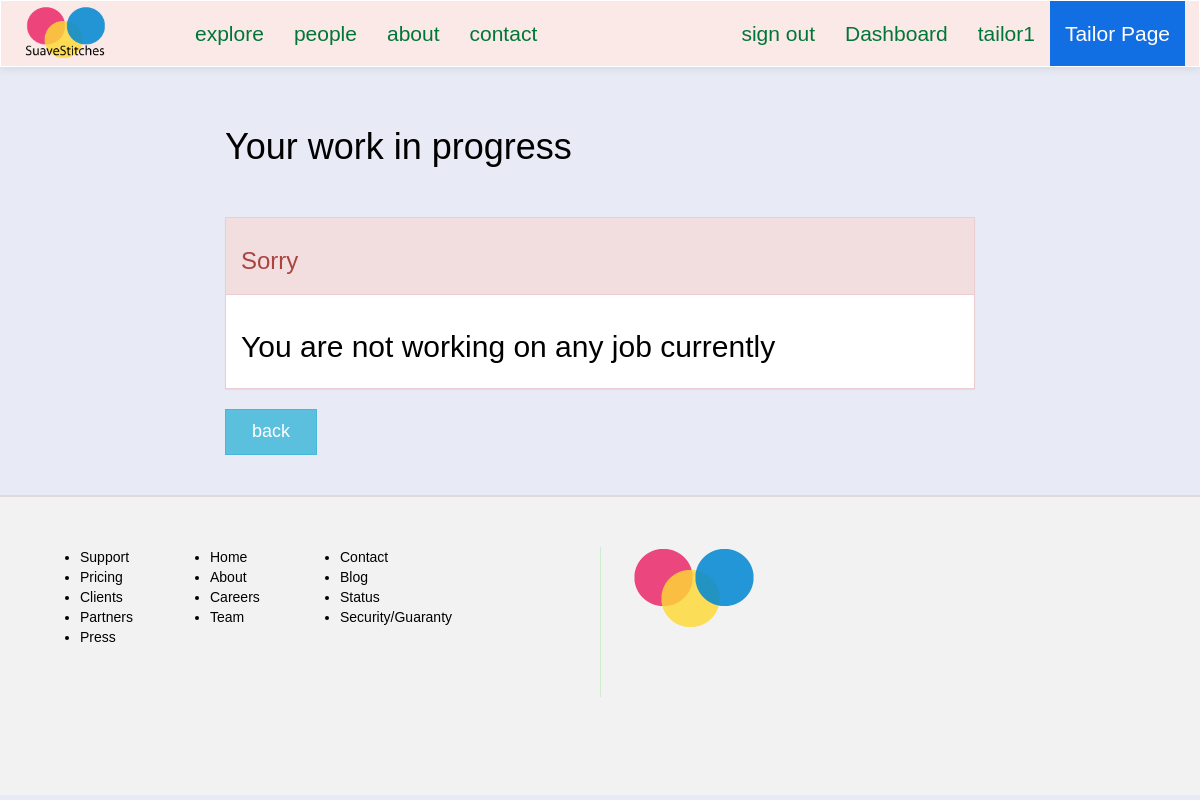
Before: /suave/tailor/view/workinprogress/ (signed in) with the older database file.
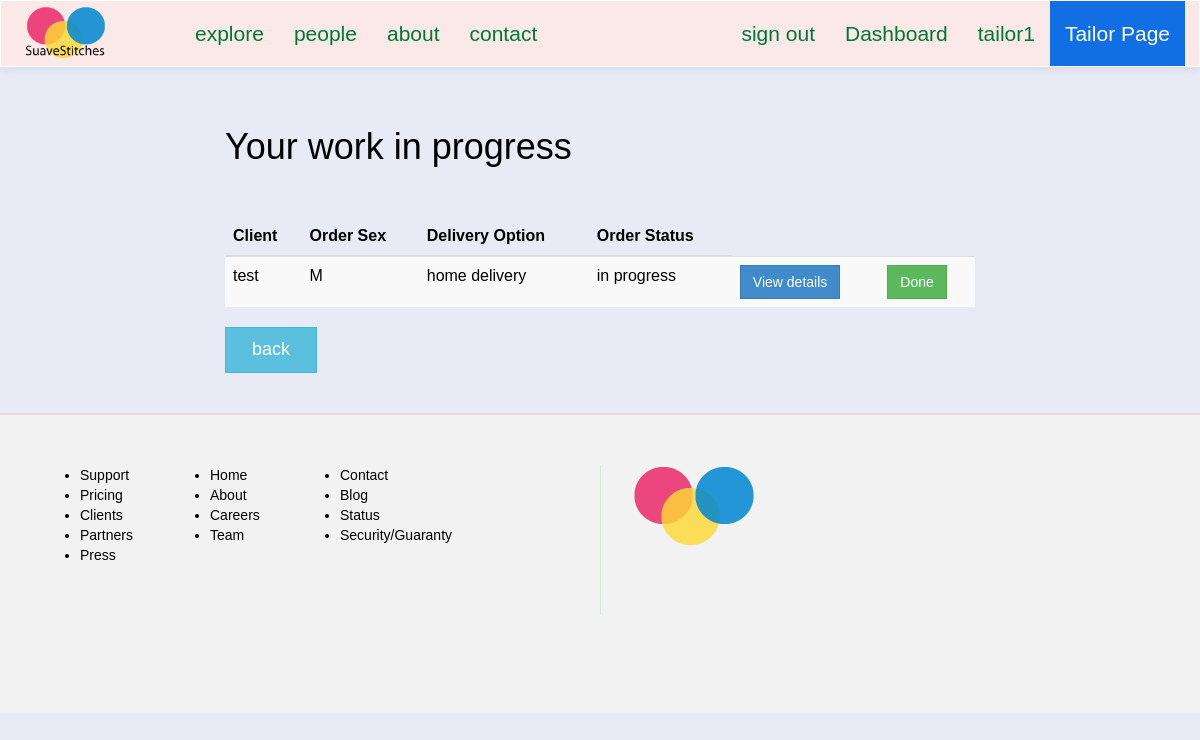
After: the same page with the newer database file.
### suave/models.py (models this page shows)
class Order(models.Model):
	client = models.ForeignKey(Client, null=True)
	sizetable = models.ForeignKey(SizeTable, null=True)
	tailor = models.ForeignKey(Tailor, null=True)
	fabric = models.CharField(max_length=50, null=True)
	style = models.CharField(max_length=100, null=True)
	main_order_id = models.CharField(max_length=15, null=True)
	details = models.CharField(max_length=250, null=True) #*
	delivery_option = models.CharField(max_length=100, null=True)
	service_option = models.CharField(max_length=100, null=True)
	sex = models.CharField(max_length=2, default=' ')
	status = models.CharField(max_length=20, default='OPEN') #*
	cost = models.IntegerField(default=0000) # final cost of order
	date = models.DateField(auto_now_add=True)

class Client(models.Model):
	FEMALE = 'F'
	MALE = 'M'
	SEX_CHOICE = (
		(FEMALE, 'F'),
		(MALE, 'M'),
	)
	user = models.OneToOneField(User)
	address = models.CharField(max_length=200, null=True)
	preference = models.CharField(max_length=40)
	sex = models.CharField(max_length=2, choices=SEX_CHOICE, default=" ")
	def __str__(self):
		return self.user.username

### suave/views.py (the view)
@login_required
def tailorWorkInProgress(request):
	context = {}
	context['tailorPage'] = True
	tailor_obj = Tailor.objects.get(user=request.user)
	context['work'] = Order.objects.filter(tailor=tailor_obj, status='IN PROGRESS')
	return render(request, 'i/tailor/work.html', context)

### suave/templates/i/tailor/work.html (shortened to what this page needs)
{% extends "i/layout/base.html" %}
{% block main_section %}
<div class="col-lg-8 col-lg-offset-2"><br><br>
	<h1>Your work in progress</h1>
	<br><br>
	{% if work %}
	<table class="table table-striped table-hover">
		<thead>
			<tr>
				<th>Client</th>
				<th>Order Sex</th>
				<th>Delivery Option</th>
				<th>Order Status</th>
			</tr>
		</thead>
		<tbody>
			{% for order in work %}
			<tr>
				<td>{{ order.client }}</td>
				<td>{{ order.sex }}</td>
				<td>{{ order.delivery_option|lower }}</td>
				<td>{{ order.status|lower }}</td>
				<td>
					<a href="{% url 'suave:tailorOrderDetails' order.main_order_id %}" class="btn btn-primary">View details</a>
				</td>
				<td>
					<a href="" class="btn btn-success">Done</a>
				</td>
			</tr>
			{% endfor %}
		</tbody>
	</table>
	{% else %}
		<div class="panel panel-danger">
			<div class="panel-heading"><h3>Sorry</h3></div>
			<div class="panel-body">
				<h2>You are not working on any job currently</h2>
			</div>
		</div>
	{% endif %}
	<div class="dashboard-button-panel">
		<a href="{% url 'suave:tailorDashboard' %}" class="btn btn-info btn-lg">&nbsp; back &nbsp;</a>
	</div>
	<br><br>
</div>
{% endblock %}

Changed rows visible on the page:
now on this page (row edited): Order: client "test", sex "M", delivery_option "home delivery", status "in progress"
Other visible differences:
text no longer shown: "Sorry You are not working on any job currently"
text now shown: "Client Order Sex Delivery Option Order Status"
